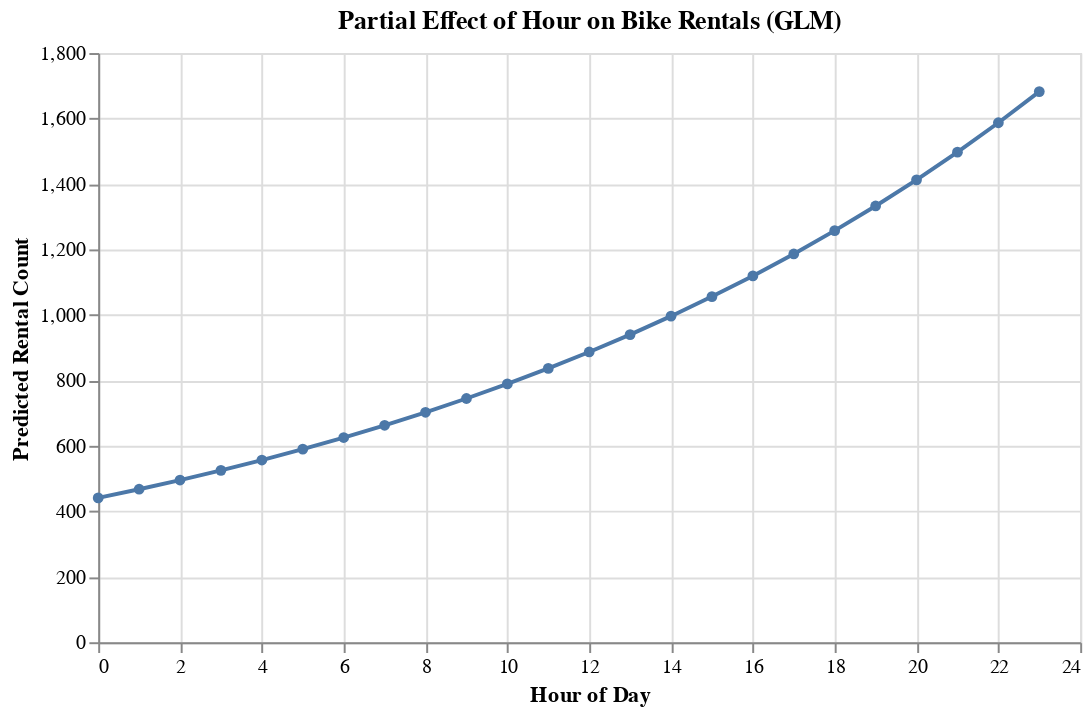

Source (notebook cell):
### Code cell
# Plot the partial effect plot for Hour in GLM
# Define range of hours
hour_vals = np.arange(0, 24)

# Create base DataFrame for prediction
X_glm_hour = pd.DataFrame({
    'const': 1,
    'Hour': hour_vals,
    'Holiday': 0,
    'Spring': 0,
    'Summer': 0,
    'Winter': 0,
})

# Predict using fitted Negative Binomial GLM
y_pred_glm = nb_result.predict(X_glm_hour)

# Combine into plotting DataFrame
df_glm_hour = pd.DataFrame({
    'Hour': hour_vals,
    'Predicted Rentals (GLM)': y_pred_glm
})

alt.Chart(df_glm_hour).mark_line(point=True).encode(
    x=alt.X('Hour:Q', title='Hour of Day'),
    y=alt.Y('Predicted Rentals (GLM):Q', title='Predicted Rental Count'),
).properties(
    title='Partial Effect of Hour on Bike Rentals (GLM)',
    width=500,
    height=300
)

### Figure 1 — Vega-Lite specification as saved in the notebook (floating-point values rounded to 4 significant figures)
{"config": {"view": {"continuousWidth": 300, "continuousHeight": 300}}, "data": {"name": "data-b4875ad4198b2d5d3cd0ed9107dc73f3"}, "mark": {"type": "line", "point": true}, "encoding": {"x": {"field": "Hour", "title": "Hour of Day", "type": "quantitative"}, "y": {"field": "Predicted Rentals (GLM)", "title": "Predicted Rental Count", "type": "quantitative"}}, "height": 300, "title": "Partial Effect of Hour on Bike Rentals (GLM)", "width": 500, "$schema": "https://vega.github.io/schema/vega-lite/v5.20.1.json", "datasets": {"data-b4875ad4198b2d5d3cd0ed9107dc73f3": [{"Hour": 0, "Predicted Rentals (GLM)": 440.9}, {"Hour": 1, "Predicted Rentals (GLM)": 467.4}, {"Hour": 2, "Predicted Rentals (GLM)": 495.4}, {"Hour": 3, "Predicted Rentals (GLM)": 525.1}, {"Hour": 4, "Predicted Rentals (GLM)": 556.6}, {"Hour": 5, "Predicted Rentals (GLM)": 589.9}, {"Hour": 6, "Predicted Rentals (GLM)": 625.3}, {"Hour": 7, "Predicted Rentals (GLM)": 662.8}, {"Hour": 8, "Predicted Rentals (GLM)": 702.5}, {"Hour": 9, "Predicted Rentals (GLM)": 744.6}, {"Hour": 10, "Predicted Rentals (GLM)": 789.2}, {"Hour": 11, "Predicted Rentals (GLM)": 836.5}, {"Hour": 12, "Predicted Rentals (GLM)": 886.7}, {"Hour": 13, "Predicted Rentals (GLM)": 939.8}, {"Hour": 14, "Predicted Rentals (GLM)": 996.2}, {"Hour": 15, "Predicted Rentals (GLM)": 1056.0}, {"Hour": 16, "Predicted Rentals (GLM)": 1119.0}, {"Hour": 17, "Predicted Rentals (GLM)": 1186.0}, {"Hour": 18, "Predicted Rentals (GLM)": 1257.0}, {"Hour": 19, "Predicted Rentals (GLM)": 1333.0}, {"Hour": 20, "Predicted Rentals (GLM)": 1413.0}, {"Hour": 21, "Predicted Rentals (GLM)": 1497.0}, {"Hour": 22, "Predicted Rentals (GLM)": 1587.0}, {"Hour": 23, "Predicted Rentals (GLM)": 1682.0}]}}
